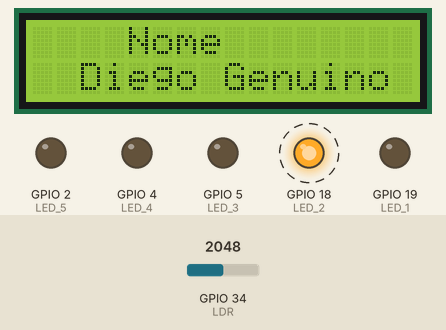
The program below on a simulated ESP32. Parts: 16×2 character LCD, output pins drawn as LEDs (lit = HIGH). Dashed ring = blinking. The inputs (shaded band) are chosen by the test bench; at power-on: GPIO 34 (LDR) = 2048.

Above: at 1.2 s.
1.3 s: GPIO 34 (LDR) set to 1960
At 2.5 s:
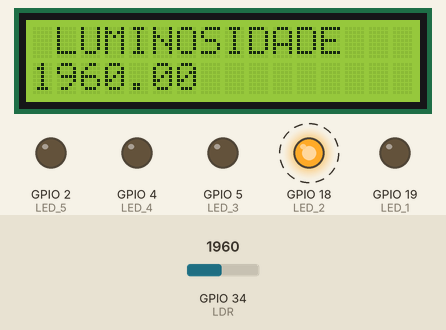
At 4.5 s:
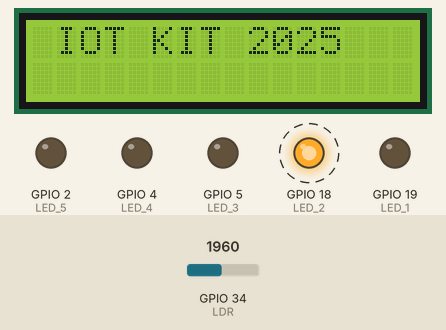
Timing chart, 0 to 10.3 s (numbered marks = the images above; inputs shaded):
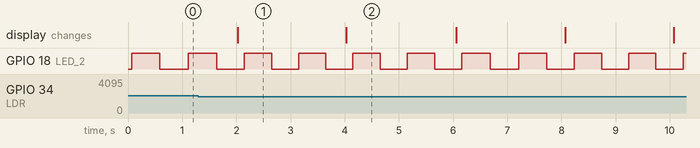

The program:

main.cpp
```cpp
//--------------------------------INTERNET DAS COISAS - PROFº LUCAS FELFOLDI------------------------------------
/*
AUTOR       : DIEGO GENUINO DE OLIVEIRA
TURMA       :
AULA        : 6
PROJETO     : Código Base com função float_map
VERSÃO      : 1.0
DATA        :
COMENTARIOS : Este projeto visa escrever comentarios no display lcd
*/
//_____________________________________________________________________________________________________________

// INCLUI BIBLIOTECAS------------------------------------------------------------------------------------------
#include <Arduino.h>      // Inclui bibliotecas de compatibilidade de funções do Arduino
#include <esp_task_wdt.h> // Biblioteca que permite manipular o watchdog no segundo núcleo
#include <LiquidCrystal_I2C.h>
TaskHandle_t Task1; // Declara tarefa que será executada no segundo núcleo (dual core)
//_____________________________________________________________________________________________________________

// DEFINE PINOS DO HARDWARE------------------------------------------------------------------------------------
// Saidas Digitais (LEDs)
#define LED_1 19
#define LED_2 18
#define LED_3 5
#define LED_4 4
#define LED_5 2

// Entradas Digitais (Botões)
#define BT_1 35
#define BT_2 32
#define BT_3 27
#define BT_4 25
#define BT_5 26

// Entradas Analógicas (Sensores)
#define POT 33
#define LDR 34

// Outras Definções de Hardware

//_____________________________________________________________________________________________________________
// DECLARA VARIÁVEIS E CONSTANTES GLOBAIS ----------------------------------------------------------------------

int contador = 0;
unsigned long tempo_atual = 0;
unsigned long tempo_decorrido = 0;

//_____________________________________________________________________________________________________________

// INICIALIZA OBJETOS ----------------------------------------------------------------------------------------

LiquidCrystal_I2C Lcd(0x27, 16, 2);

//_____________________________________________________________________________________________________________

// DECLARA FUNÇÕES -------------------------------------------------------------------------------------------
float float_map(float x, float in_min, float in_max, float out_min, float out_max);
void loop_2();
void Task1code(void *pvParameters);

void tela_1();
void tela_2();
void tela_3();

//_____________________________________________________________________________________________________________

// CONFIGURAÇÃO DO SISTEMA -------------------------------------------------------------------------------------
void setup()

{
  Serial.begin(9600); // Inicia comunicação Serial USB a 9600 bits por segundo (bps)

  // Inicia comuniçaão com o display lcd i2c
  Lcd.init();
  Lcd.backlight();
  Lcd.clear();

  // Configura LEDS como saídas (OUTPUT)
  pinMode(LED_1, OUTPUT);
  pinMode(LED_2, OUTPUT);
  pinMode(LED_3, OUTPUT);
  pinMode(LED_4, OUTPUT);
  pinMode(LED_5, OUTPUT);

  // Configura BOTÕES como entradas (INPUT)
  pinMode(BT_1, INPUT);
  pinMode(BT_2, INPUT);
  pinMode(BT_3, INPUT);
  pinMode(BT_4, INPUT);
  pinMode(BT_5, INPUT);

  // xTaskCreatePinnedToCore(Task1code, "Task1", 10000, NULL, 0, &Task1, 0);

  xTaskCreatePinnedToCore(
      Task1code, // 1. A função que contém o código da tarefa
      "Task1",   // 2. Um nome descritivo para a tarefa
      10000,     // 3. O tamanho da memória "stack" para a tarefa
      NULL,      // 4. Parâmetros a serem passados para a tarefa (nenhum neste caso)
      0,         // 5. A prioridade da tarefa
      &Task1,    // 6. Um "handle" para controlar a tarefa depois
      0          // 7. O núcleo (core) da CPU onde a tarefa deve rodar
  );
}

//_____________________________________________________________________________________________________________

// LAÇO PRINCIPAL ----------------------------------------------------------------------------------------------

void loop()
{
  // TAREFAS RÁPIDAS

  // ENTRADA DE DADOS

  // PROCESSAMENTO DE DADOS

  // SAIDA DE DADOS

tempo_atual = millis();

if(tempo_atual - tempo_decorrido > 2000){
  contador ++;
  Lcd.clear();
  tempo_decorrido = tempo_atual;
}

  if (contador >= 3)
  {
    contador = 0;
  }

  switch (contador)
  {
  case 0:
    tela_1();
    break;

    case 1:
    tela_2();
    break;

    case 2:
    tela_3();
    break;

  default:
  tela_1();
  }


}

//_____________________________________________________________________________________________________________

// LAÇO SECUNDARIO ----------------------------------------------------------------------------------------------

void loop_2()
{
  // TAREFAS LENTAS, COMO COMUNICAÇÕES COM OUTROS DISPOSITIVOS

  digitalWrite(LED_2, HIGH);
  delay(500);
  digitalWrite(LED_2, LOW);
  delay(500);
}

//_____________________________________________________________________________________________________________

//-----------------------------------------------------------------------------------------------------------------------------------------------------------
// NÃO ALTERAR ESSA FUNÇÃO!
void Task1code(void *pvParameters)
{
  esp_task_wdt_init(3000, false);
  while (1)
  {
    loop_2();
  }
}
//-----------------------------------------------------------------------------------------------------------------------------------------------------------

float float_map(float x, float in_min, float in_max, float out_min, float out_max)
{
  // Função que realiza proporções/ regra de três com variaveis REAIS
  return (x - in_min) * (out_max - out_min) / (in_max - in_min) + out_min;
}

void tela_1()
{
  Lcd.setCursor(0, 0);
  Lcd.print("    Nome   ");
  Lcd.setCursor(0, 1);
  Lcd.print("  Diego Genuino ");
}

void tela_2()
{
  Lcd.setCursor(0, 0);
  Lcd.print(" LUMINOSIDADE ");
  Lcd.setCursor(0, 1);
  float valorLDR = analogRead(LDR);
  Lcd.print(valorLDR);
}

void tela_3()
{
  Lcd.setCursor(0, 0);
  Lcd.print(" IOT KIT 2025 ");
}
```

Measured:
- by itself, GPIO 18 (LED_2): alternates HIGH for 0.50 s and LOW for 0.50 s
- what the display in image 1 shows lasts 2.0 s, from 2.0 s to 4.0 s
